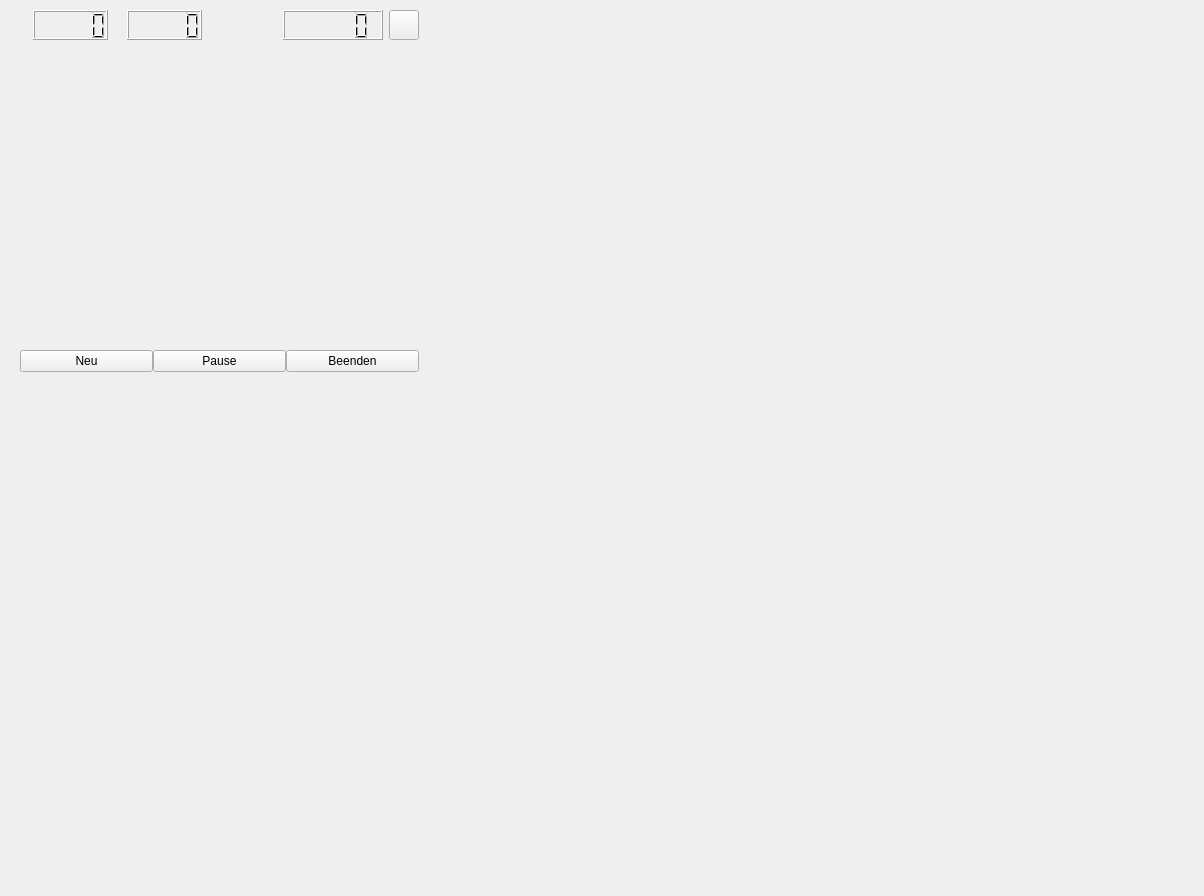
<?xml version="1.0" encoding="UTF-8"?>
<ui version="4.0">
 <class>MainWindow</class>
 <widget class="QMainWindow" name="MainWindow">
  <property name="geometry">
   <rect>
    <x>0</x>
    <y>0</y>
    <width>1204</width>
    <height>896</height>
   </rect>
  </property>
  <property name="windowTitle">
   <string>MainWindow</string>
  </property>
  <widget class="QWidget" name="centralwidget">
   <widget class="QWidget" name="verticalWidget" native="true">
    <property name="geometry">
     <rect>
      <x>0</x>
      <y>0</y>
      <width>500</width>
      <height>400</height>
     </rect>
    </property>
    <property name="maximumSize">
     <size>
      <width>1920</width>
      <height>16777215</height>
     </size>
    </property>
    <layout class="QVBoxLayout" name="mainlayout" stretch="0,100,0">
     <property name="spacing">
      <number>0</number>
     </property>
     <property name="sizeConstraint">
      <enum>QLayout::SetFixedSize</enum>
     </property>
     <property name="leftMargin">
      <number>10</number>
     </property>
     <property name="topMargin">
      <number>10</number>
     </property>
     <property name="rightMargin">
      <number>10</number>
     </property>
     <property name="bottomMargin">
      <number>10</number>
     </property>
     <item>
      <widget class="QWidget" name="statusBarWidget" native="true">
       <property name="sizePolicy">
        <sizepolicy hsizetype="Minimum" vsizetype="Fixed">
         <horstretch>0</horstretch>
         <verstretch>0</verstretch>
        </sizepolicy>
       </property>
       <property name="minimumSize">
        <size>
         <width>300</width>
         <height>50</height>
        </size>
       </property>
       <property name="maximumSize">
        <size>
         <width>16777215</width>
         <height>50</height>
        </size>
       </property>
       <layout class="QHBoxLayout" name="statusBar">
        <property name="sizeConstraint">
         <enum>QLayout::SetMinimumSize</enum>
        </property>
        <property name="leftMargin">
         <number>10</number>
        </property>
        <property name="topMargin">
         <number>0</number>
        </property>
        <property name="rightMargin">
         <number>10</number>
        </property>
        <property name="bottomMargin">
         <number>10</number>
        </property>
        <item>
         <layout class="QHBoxLayout" name="horizontalLayout_3">
          <item>
           <widget class="QLabel" name="label_2">
            <property name="sizePolicy">
             <sizepolicy hsizetype="Fixed" vsizetype="Fixed">
              <horstretch>0</horstretch>
              <verstretch>0</verstretch>
             </sizepolicy>
            </property>
            <property name="maximumSize">
             <size>
              <width>40</width>
              <height>40</height>
             </size>
            </property>
            <property name="text">
             <string/>
            </property>
            <property name="pixmap">
             <pixmap resource="resources.qrc">:/resources/icons/mine_2.png</pixmap>
            </property>
            <property name="scaledContents">
             <bool>true</bool>
            </property>
           </widget>
          </item>
          <item>
           <widget class="QLCDNumber" name="minesLCDNumber">
            <property name="sizePolicy">
             <sizepolicy hsizetype="Fixed" vsizetype="Fixed">
              <horstretch>0</horstretch>
              <verstretch>0</verstretch>
             </sizepolicy>
            </property>
            <property name="minimumSize">
             <size>
              <width>75</width>
              <height>0</height>
             </size>
            </property>
            <property name="maximumSize">
             <size>
              <width>75</width>
              <height>30</height>
             </size>
            </property>
           </widget>
          </item>
         </layout>
        </item>
        <item>
         <layout class="QHBoxLayout" name="horizontalLayout_4">
          <item>
           <widget class="QLabel" name="label_3">
            <property name="sizePolicy">
             <sizepolicy hsizetype="Fixed" vsizetype="Fixed">
              <horstretch>0</horstretch>
              <verstretch>0</verstretch>
             </sizepolicy>
            </property>
            <property name="maximumSize">
             <size>
              <width>40</width>
              <height>40</height>
             </size>
            </property>
            <property name="text">
             <string/>
            </property>
            <property name="pixmap">
             <pixmap resource="resources.qrc">:/resources/icons/flag_2.png</pixmap>
            </property>
            <property name="scaledContents">
             <bool>true</bool>
            </property>
           </widget>
          </item>
          <item>
           <widget class="QLCDNumber" name="flagsLCDNumber">
            <property name="sizePolicy">
             <sizepolicy hsizetype="Fixed" vsizetype="Fixed">
              <horstretch>0</horstretch>
              <verstretch>0</verstretch>
             </sizepolicy>
            </property>
            <property name="minimumSize">
             <size>
              <width>75</width>
              <height>0</height>
             </size>
            </property>
            <property name="maximumSize">
             <size>
              <width>75</width>
              <height>30</height>
             </size>
            </property>
           </widget>
          </item>
         </layout>
        </item>
        <item>
         <layout class="QHBoxLayout" name="horizontalLayout_6" stretch="1,100,100">
          <item>
           <spacer name="horizontalSpacer">
            <property name="orientation">
             <enum>Qt::Horizontal</enum>
            </property>
            <property name="sizeHint" stdset="0">
             <size>
              <width>40</width>
              <height>20</height>
             </size>
            </property>
           </spacer>
          </item>
          <item>
           <widget class="QLabel" name="label">
            <property name="sizePolicy">
             <sizepolicy hsizetype="Fixed" vsizetype="Fixed">
              <horstretch>0</horstretch>
              <verstretch>0</verstretch>
             </sizepolicy>
            </property>
            <property name="maximumSize">
             <size>
              <width>40</width>
              <height>40</height>
             </size>
            </property>
            <property name="text">
             <string/>
            </property>
            <property name="pixmap">
             <pixmap resource="resources.qrc">:/resources/icons/clock.png</pixmap>
            </property>
            <property name="scaledContents">
             <bool>true</bool>
            </property>
           </widget>
          </item>
          <item>
           <widget class="QLCDNumber" name="timeLCDNumber">
            <property name="sizePolicy">
             <sizepolicy hsizetype="Fixed" vsizetype="Fixed">
              <horstretch>0</horstretch>
              <verstretch>0</verstretch>
             </sizepolicy>
            </property>
            <property name="minimumSize">
             <size>
              <width>100</width>
              <height>0</height>
             </size>
            </property>
            <property name="maximumSize">
             <size>
              <width>100</width>
              <height>30</height>
             </size>
            </property>
           </widget>
          </item>
         </layout>
        </item>
        <item>
         <widget class="QPushButton" name="menuButton">
          <property name="sizePolicy">
           <sizepolicy hsizetype="Fixed" vsizetype="Fixed">
            <horstretch>0</horstretch>
            <verstretch>0</verstretch>
           </sizepolicy>
          </property>
          <property name="minimumSize">
           <size>
            <width>30</width>
            <height>30</height>
           </size>
          </property>
          <property name="maximumSize">
           <size>
            <width>30</width>
            <height>30</height>
           </size>
          </property>
          <property name="text">
           <string/>
          </property>
          <property name="icon">
           <iconset resource="resources.qrc">
            <normaloff>:/resources/icons/menu.png</normaloff>:/resources/icons/menu.png</iconset>
          </property>
         </widget>
        </item>
       </layout>
      </widget>
     </item>
     <item>
      <widget class="QWidget" name="gameGridWidget" native="true">
       <property name="minimumSize">
        <size>
         <width>400</width>
         <height>300</height>
        </size>
       </property>
       <layout class="QGridLayout" name="gameGrid">
        <property name="sizeConstraint">
         <enum>QLayout::SetDefaultConstraint</enum>
        </property>
        <property name="leftMargin">
         <number>0</number>
        </property>
        <property name="topMargin">
         <number>0</number>
        </property>
        <property name="rightMargin">
         <number>0</number>
        </property>
        <property name="bottomMargin">
         <number>10</number>
        </property>
        <property name="spacing">
         <number>0</number>
        </property>
       </layout>
      </widget>
     </item>
     <item>
      <widget class="QWidget" name="gameSwitchesWidget" native="true">
       <property name="sizePolicy">
        <sizepolicy hsizetype="Minimum" vsizetype="Fixed">
         <horstretch>0</horstretch>
         <verstretch>0</verstretch>
        </sizepolicy>
       </property>
       <property name="minimumSize">
        <size>
         <width>400</width>
         <height>30</height>
        </size>
       </property>
       <property name="maximumSize">
        <size>
         <width>16777215</width>
         <height>30</height>
        </size>
       </property>
       <layout class="QHBoxLayout" name="gameSwitches">
        <property name="spacing">
         <number>0</number>
        </property>
        <property name="sizeConstraint">
         <enum>QLayout::SetMinimumSize</enum>
        </property>
        <property name="leftMargin">
         <number>10</number>
        </property>
        <property name="topMargin">
         <number>0</number>
        </property>
        <property name="rightMargin">
         <number>10</number>
        </property>
        <property name="bottomMargin">
         <number>0</number>
        </property>
        <item>
         <widget class="QPushButton" name="newGameButton">
          <property name="sizePolicy">
           <sizepolicy hsizetype="Preferred" vsizetype="Fixed">
            <horstretch>0</horstretch>
            <verstretch>0</verstretch>
           </sizepolicy>
          </property>
          <property name="minimumSize">
           <size>
            <width>133</width>
            <height>0</height>
           </size>
          </property>
          <property name="maximumSize">
           <size>
            <width>1000</width>
            <height>30</height>
           </size>
          </property>
          <property name="text">
           <string>Neu</string>
          </property>
         </widget>
        </item>
        <item>
         <widget class="QPushButton" name="pauseGameButton">
          <property name="sizePolicy">
           <sizepolicy hsizetype="Preferred" vsizetype="Fixed">
            <horstretch>0</horstretch>
            <verstretch>0</verstretch>
           </sizepolicy>
          </property>
          <property name="minimumSize">
           <size>
            <width>133</width>
            <height>0</height>
           </size>
          </property>
          <property name="maximumSize">
           <size>
            <width>1000</width>
            <height>30</height>
           </size>
          </property>
          <property name="text">
           <string>Pause</string>
          </property>
         </widget>
        </item>
        <item>
         <widget class="QPushButton" name="endGameButton">
          <property name="sizePolicy">
           <sizepolicy hsizetype="Preferred" vsizetype="Fixed">
            <horstretch>0</horstretch>
            <verstretch>0</verstretch>
           </sizepolicy>
          </property>
          <property name="minimumSize">
           <size>
            <width>133</width>
            <height>0</height>
           </size>
          </property>
          <property name="maximumSize">
           <size>
            <width>1000</width>
            <height>30</height>
           </size>
          </property>
          <property name="text">
           <string>Beenden</string>
          </property>
         </widget>
        </item>
       </layout>
      </widget>
     </item>
    </layout>
   </widget>
  </widget>
 </widget>
 <resources>
  <include location="resources.qrc"/>
 </resources>
 <connections/>
</ui>
